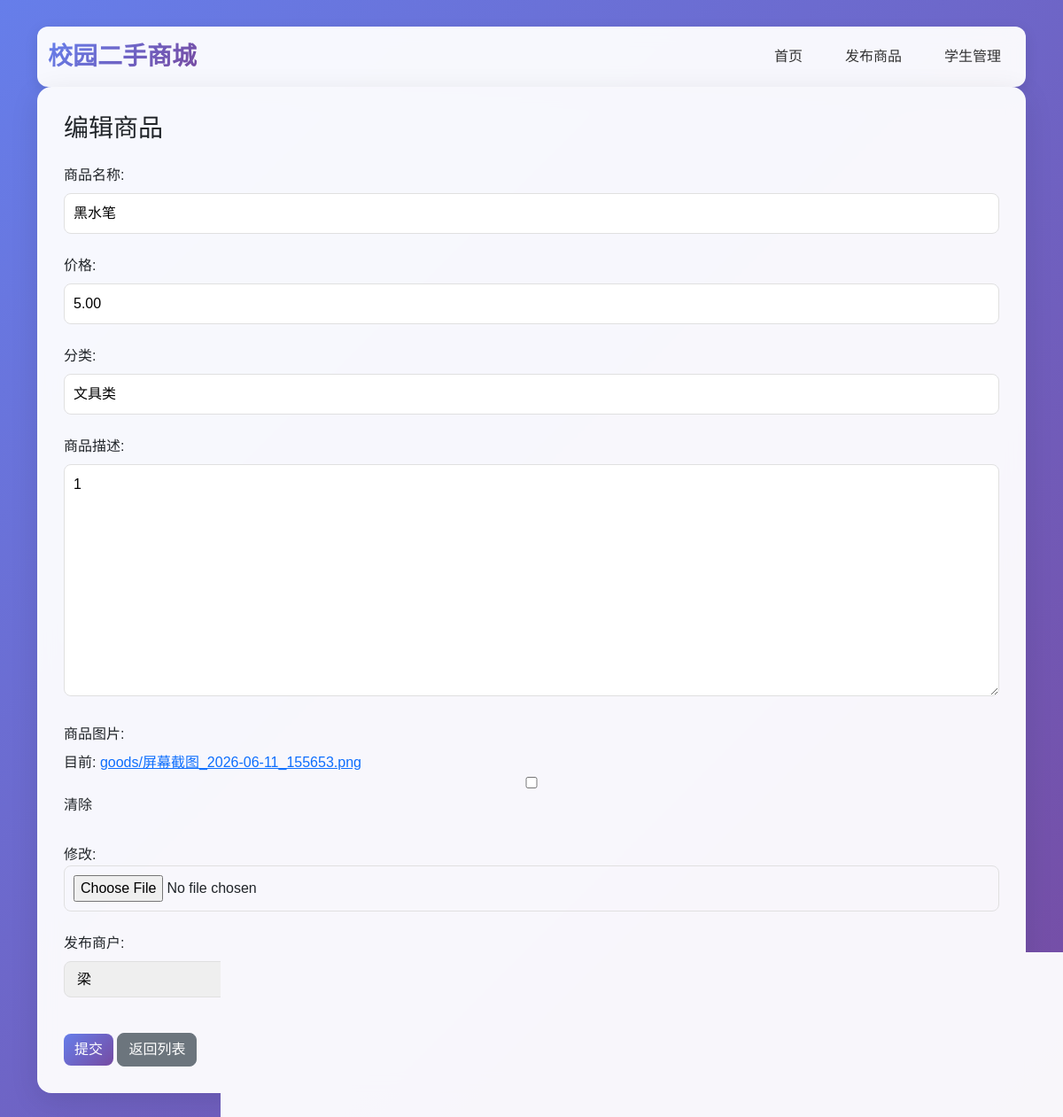
Page /goods/edit/1/ on the committed database.
### goods/models.py (models this page shows, shortened)
class Goods(models.Model):
    name = models.CharField(max_length=100, verbose_name="商品名称")
    price = models.DecimalField(max_digits=10, decimal_places=2, verbose_name="价格")
    category = models.CharField(max_length=50, verbose_name="分类")
    description = models.TextField(verbose_name="商品描述")
    image = models.ImageField(upload_to='goods/', null=True, blank=True, verbose_name="商品图片")
    created_at = models.DateTimeField(auto_now_add=True, verbose_name="发布时间")
    student = models.ForeignKey(Student, on_delete=models.SET_NULL, null=True, blank=True, verbose_name="发布商户")

### goods/views.py (the view)
# urls.py: path('goods/edit/<int:id>/', views.goods_edit, name="goods_edit"),
def goods_edit(request, id):
    goods = get_object_or_404(Goods, id=id)
    if request.method == 'POST':
        form = GoodsForm(request.POST, request.FILES, instance=goods)
        if form.is_valid():
            form.save()
            return redirect('goods_detail', id=id)
    else:
        form = GoodsForm(instance=goods)
    return render(request, 'goods_add.html', {'form': form})

### goods/views.py
class GoodsForm(forms.ModelForm):
    class Meta:
        model = Goods
        fields = ['name', 'price', 'category', 'description', 'image', 'student']

### goods/models.py (called while the page is built)
    def __str__(self):
        return self.username

### templates/goods_add.html (shortened to what this page needs)
{% extends 'base.html' %}
{% block content %}
<h3 class="mb-4">{% if form.instance.id %}编辑{% else %}发布{% endif %}商品</h3>
<form method="post" enctype="multipart/form-data">
    {{ form.as_p }}
    <button type="submit" class="btn btn-primary mt-3">提交</button>
    <a href="{% url 'goods_list' %}" class="btn btn-secondary mt-3">返回列表</a>
</form>
{% endblock %}

### templates/base.html (style rules this page uses)
body { background: linear-gradient(135deg, #667eea 0%, #764ba2 100%); background-attachment: fixed; min-height: 100vh; font-family: 'Microsoft YaHei', sans-serif; }
.btn { border-radius: 8px; font-weight: 500; transition: all 0.3s ease; }
.btn-primary { background: linear-gradient(135deg, #667eea 0%, #764ba2 100%); border: none; }
form p { margin-bottom: 1.5rem; }
form label { font-weight: 500; margin-bottom: 0.5rem; display: block; }
form input, form select, form textarea { width: 100%; padding: 10px; border: 1px solid #e0e0e0; border-radius: 8px; transition: all 0.3s ease; }

### rows in the picture
Goods: name "黑水笔", price "5.00", category "文具类", description "1", student "梁"
